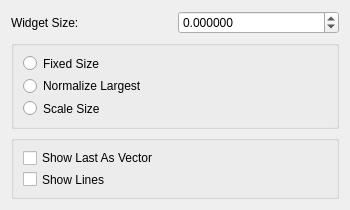
<?xml version="1.0" encoding="UTF-8"?>
<ui version="4.0">
 <class>ShowAndEditDipoles</class>
 <widget class="QDialog" name="ShowAndEditDipoles">
  <property name="geometry">
   <rect>
    <x>0</x>
    <y>0</y>
    <width>350</width>
    <height>210</height>
   </rect>
  </property>
  <property name="sizePolicy">
   <sizepolicy hsizetype="Preferred" vsizetype="Preferred">
    <horstretch>0</horstretch>
    <verstretch>0</verstretch>
   </sizepolicy>
  </property>
  <property name="minimumSize">
   <size>
    <width>350</width>
    <height>210</height>
   </size>
  </property>
  <property name="maximumSize">
   <size>
    <width>16777215</width>
    <height>99999</height>
   </size>
  </property>
  <property name="windowTitle">
   <string/>
  </property>
  <layout class="QGridLayout" name="gridLayout">
   <item row="0" column="0">
    <layout class="QHBoxLayout" name="horizontalLayout">
     <item>
      <widget class="QLabel" name="label">
       <property name="text">
        <string>Widget Size:</string>
       </property>
      </widget>
     </item>
     <item>
      <widget class="QDoubleSpinBox" name="widgetSizeSpinBox">
       <property name="decimals">
        <number>6</number>
       </property>
       <property name="minimum">
        <double>-999999999.000000000000000</double>
       </property>
       <property name="maximum">
        <double>999999999.000000000000000</double>
       </property>
      </widget>
     </item>
    </layout>
   </item>
   <item row="2" column="0">
    <widget class="QGroupBox" name="autoGroupBox_">
     <property name="minimumSize">
      <size>
       <width>190</width>
       <height>75</height>
      </size>
     </property>
     <property name="title">
      <string/>
     </property>
     <property name="checkable">
      <bool>false</bool>
     </property>
     <layout class="QVBoxLayout" name="verticalLayout">
      <item>
       <widget class="QRadioButton" name="fixedSizeRButton">
        <property name="minimumSize">
         <size>
          <width>0</width>
          <height>15</height>
         </size>
        </property>
        <property name="text">
         <string>Fixed Size</string>
        </property>
       </widget>
      </item>
      <item>
       <widget class="QRadioButton" name="normalizeLargestRButton">
        <property name="minimumSize">
         <size>
          <width>0</width>
          <height>15</height>
         </size>
        </property>
        <property name="text">
         <string>Normalize Largest</string>
        </property>
       </widget>
      </item>
      <item>
       <widget class="QRadioButton" name="scaleSizeRButton">
        <property name="minimumSize">
         <size>
          <width>0</width>
          <height>15</height>
         </size>
        </property>
        <property name="text">
         <string>Scale Size</string>
        </property>
       </widget>
      </item>
     </layout>
    </widget>
   </item>
   <item row="3" column="0">
    <widget class="QGroupBox" name="groupBox">
     <property name="minimumSize">
      <size>
       <width>0</width>
       <height>60</height>
      </size>
     </property>
     <property name="title">
      <string/>
     </property>
     <layout class="QVBoxLayout" name="verticalLayout_3">
      <item>
       <widget class="QCheckBox" name="showLastAsVectorCheckBox">
        <property name="text">
         <string>Show Last As Vector</string>
        </property>
       </widget>
      </item>
      <item>
       <widget class="QCheckBox" name="showLinesCheckBox">
        <property name="text">
         <string>Show Lines</string>
        </property>
       </widget>
      </item>
     </layout>
    </widget>
   </item>
  </layout>
 </widget>
 <resources/>
 <connections/>
</ui>
